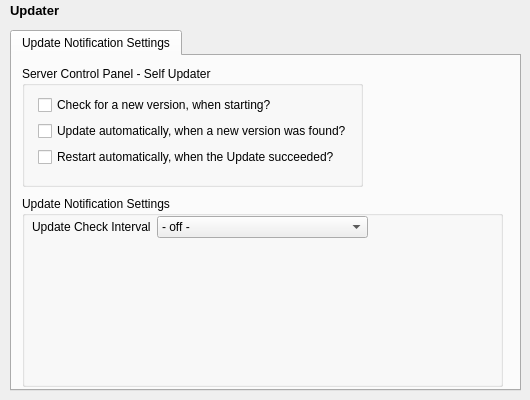
   <widget class="QWidget" name="updater">
    <widget class="QLabel" name="label_updater">
     <property name="geometry">
      <rect>
       <x>10</x>
       <y>0</y>
       <width>141</width>
       <height>21</height>
      </rect>
     </property>
     <property name="font">
      <font>
       <pointsize>10</pointsize>
       <weight>75</weight>
       <bold>true</bold>
      </font>
     </property>
     <property name="text">
      <string>Updater</string>
     </property>
    </widget>
    <widget class="QTabWidget" name="tabWidget_updater">
     <property name="geometry">
      <rect>
       <x>10</x>
       <y>30</y>
       <width>511</width>
       <height>361</height>
      </rect>
     </property>
     <property name="currentIndex">
      <number>0</number>
     </property>
     <widget class="QWidget" name="updater_tab_configuration">
      <attribute name="title">
       <string>Update Notification Settings</string>
      </attribute>
      <widget class="QGroupBox" name="groupBox">
       <property name="geometry">
        <rect>
         <x>10</x>
         <y>10</y>
         <width>341</width>
         <height>121</height>
        </rect>
       </property>
       <property name="title">
        <string>Server Control Panel - Self Updater</string>
       </property>
       <property name="flat">
        <bool>false</bool>
       </property>
       <widget class="QWidget" name="formLayoutWidget_4">
        <property name="geometry">
         <rect>
          <x>16</x>
          <y>29</y>
          <width>321</width>
          <height>81</height>
         </rect>
        </property>
        <layout class="QFormLayout" name="formLayout_2">
         <item row="0" column="0">
          <widget class="QCheckBox" name="checkBox_SelfUpdater_RunOnStartUp">
           <property name="text">
            <string>Check for a new version, when starting?</string>
           </property>
          </widget>
         </item>
         <item row="1" column="0">
          <widget class="QCheckBox" name="checkBox_SelfUpdater_AutoUpdate">
           <property name="text">
            <string>Update automatically, when a new version was found?</string>
           </property>
          </widget>
         </item>
         <item row="2" column="0">
          <widget class="QCheckBox" name="checkBox_SelfUpdater_AutoRestart">
           <property name="text">
            <string>Restart automatically, when the Update succeeded?</string>
           </property>
          </widget>
         </item>
        </layout>
       </widget>
      </widget>
      <widget class="QLabel" name="label_9">
       <property name="geometry">
        <rect>
         <x>380</x>
         <y>20</y>
         <width>111</width>
         <height>111</height>
        </rect>
       </property>
       <property name="text">
        <string/>
       </property>
       <property name="pixmap">
        <pixmap resource="../resources/resources.qrc">:/update</pixmap>
       </property>
      </widget>
      <widget class="QGroupBox" name="groupBox_2">
       <property name="enabled">
        <bool>true</bool>
       </property>
       <property name="geometry">
        <rect>
         <x>10</x>
         <y>140</y>
         <width>481</width>
         <height>191</height>
        </rect>
       </property>
       <property name="title">
        <string>Update Notification Settings</string>
       </property>
       <property name="flat">
        <bool>false</bool>
       </property>
       <widget class="QWidget" name="formLayoutWidget_5">
        <property name="geometry">
         <rect>
          <x>10</x>
          <y>20</y>
          <width>336</width>
          <height>31</height>
         </rect>
        </property>
        <layout class="QFormLayout" name="formLayout_3">
         <item row="0" column="0">
          <widget class="QLabel" name="label_8">
           <property name="text">
            <string>Update Check Interval</string>
           </property>
          </widget>
         </item>
         <item row="0" column="1">
          <widget class="QComboBox" name="comboBox_2">
           <item>
            <property name="text">
             <string>- off -</string>
            </property>
           </item>
           <item>
            <property name="text">
             <string>daily</string>
            </property>
           </item>
           <item>
            <property name="text">
             <string>weekly</string>
            </property>
           </item>
           <item>
            <property name="text">
             <string>biweekly</string>
            </property>
           </item>
           <item>
            <property name="text">
             <string>monthly</string>
            </property>
           </item>
          </widget>
         </item>
        </layout>
       </widget>
      </widget>
     </widget>
    </widget>
   </widget>
